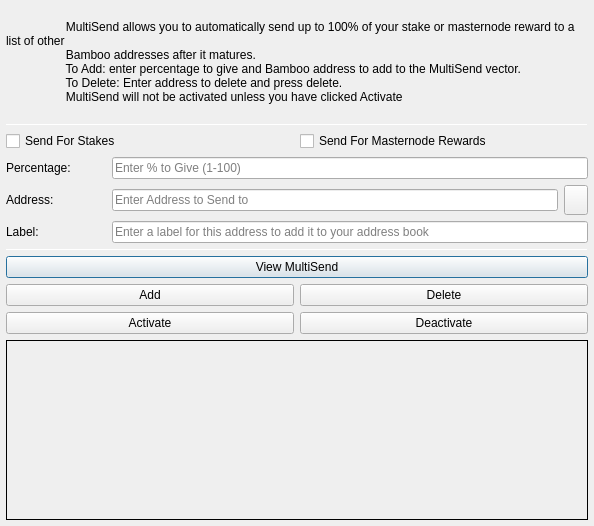
<?xml version="1.0" encoding="UTF-8"?>
<ui version="4.0">
  <class>MultiSendDialog</class>
  <widget class="QDialog" name="MultiSendDialog">
    <property name="windowModality">
      <enum>Qt::NonModal</enum>
    </property>
    <property name="geometry">
      <rect>
        <x>0</x>
        <y>0</y>
        <width>594</width>
        <height>526</height>
      </rect>
    </property>
    <property name="windowTitle">
      <string>MultiSend</string>
    </property>
    <layout class="QVBoxLayout" name="verticalLayout" stretch="0">
      <property name="leftMargin">
        <number>6</number>
      </property>
      <property name="topMargin">
        <number>6</number>
      </property>
      <property name="rightMargin">
        <number>6</number>
      </property>
      <property name="bottomMargin">
        <number>6</number>
      </property>
      <item>
        <layout class="QVBoxLayout" name="verticalLayout_Main" stretch="1,1,1,0,1,1,1">
          <item>
            <widget class="QLabel" name="label_2">
              <property name="lineWidth">
                <number>1</number>
              </property>
              <property name="text">
                <string>
                  MultiSend allows you to automatically send up to 100% of your stake or masternode reward to a list of other
                  Bamboo addresses after it matures.
                  To Add: enter percentage to give and Bamboo address to add to the MultiSend vector.
                  To Delete: Enter address to delete and press delete.
                  MultiSend will not be activated unless you have clicked Activate
                </string>
              </property>
              <property name="alignment">
                <set>Qt::AlignLeading|Qt::AlignLeft|Qt::AlignTop</set>
              </property>
              <property name="wordWrap">
                <bool>true</bool>
              </property>
            </widget>
          </item>
          <item>
            <widget class="Line" name="line">
              <property name="minimumSize">
                <size>
                  <width>0</width>
                  <height>1</height>
                </size>
              </property>
              <property name="maximumSize">
                <size>
                  <width>16777215</width>
                  <height>1</height>
                </size>
              </property>
              <property name="orientation">
                <enum>Qt::Horizontal</enum>
              </property>
            </widget>
          </item>
          <item>
            <layout class="QVBoxLayout" name="verticalLayout_Settings">
              <item>
                <layout class="QHBoxLayout" name="horizontalLayout">
                  <item>
                    <widget class="QCheckBox" name="multiSendStakeCheckBox">
                      <property name="text">
                        <string>Send For Stakes</string>
                      </property>
                    </widget>
                  </item>
                  <item>
                    <widget class="QCheckBox" name="multiSendMasternodeCheckBox">
                      <property name="text">
                        <string>Send For Masternode Rewards</string>
                      </property>
                    </widget>
                  </item>
                </layout>
              </item>
              <item>
                <layout class="QHBoxLayout" name="horizontalLayout_6">
                  <item>
                    <widget class="QLabel" name="label">
                      <property name="minimumSize">
                        <size>
                          <width>100</width>
                          <height>0</height>
                        </size>
                      </property>
                      <property name="toolTip">
                        <string>Percentage of stake to send</string>
                      </property>
                      <property name="text">
                        <string>Percentage:</string>
                      </property>
                    </widget>
                  </item>
                  <item>
                    <widget class="QLineEdit" name="multiSendPercentEdit">
                      <property name="toolTip">
                        <string>Enter whole numbers 1 - 100</string>
                      </property>
                      <property name="placeholderText">
                        <string>Enter % to Give (1-100)</string>
                      </property>
                    </widget>
                  </item>
                </layout>
              </item>
              <item>
                <layout class="QHBoxLayout" name="horizontalLayout_7">
                  <item>
                    <widget class="QLabel" name="label_5">
                      <property name="minimumSize">
                        <size>
                          <width>100</width>
                          <height>0</height>
                        </size>
                      </property>
                      <property name="toolTip">
                        <string>Address to send portion of stake to</string>
                      </property>
                      <property name="text">
                        <string>Address:</string>
                      </property>
                    </widget>
                  </item>
                  <item>
                    <widget class="QLineEdit" name="multiSendAddressEdit">
                      <property name="toolTip">
                        <string/>
                      </property>
                      <property name="placeholderText">
                        <string>Enter Address to Send to</string>
                      </property>
                    </widget>
                  </item>
                  <item>
                    <widget class="QToolButton" name="addressBookButton">
                      <property name="maximumSize">
                        <size>
                          <width>16777215</width>
                          <height>32</height>
                        </size>
                      </property>
                      <property name="toolTip">
                        <string>Choose an address from the address book</string>
                      </property>
                      <property name="text">
                        <string/>
                      </property>
                      <property name="icon">
                        <iconset resource="../bamboo.qrc">
                          <normaloff>:/icons/address-book</normaloff>:/icons/address-book
                        </iconset>
                      </property>
                      <property name="shortcut">
                        <string>Alt+A</string>
                      </property>
                    </widget>
                  </item>
                </layout>
              </item>
            </layout>
          </item>
          <item>
            <layout class="QHBoxLayout" name="horizontalLayout_3">
              <item>
                <widget class="QLabel" name="label_3">
                  <property name="minimumSize">
                    <size>
                      <width>100</width>
                      <height>0</height>
                    </size>
                  </property>
                  <property name="text">
                    <string>Label:</string>
                  </property>
                </widget>
              </item>
              <item>
                <widget class="QLineEdit" name="labelAddressLabelEdit">
                  <property name="placeholderText">
                    <string>Enter a label for this address to add it to your address book</string>
                  </property>
                </widget>
              </item>
            </layout>
          </item>
          <item>
            <widget class="Line" name="line_2">
              <property name="minimumSize">
                <size>
                  <width>0</width>
                  <height>1</height>
                </size>
              </property>
              <property name="maximumSize">
                <size>
                  <width>16777215</width>
                  <height>1</height>
                </size>
              </property>
              <property name="orientation">
                <enum>Qt::Horizontal</enum>
              </property>
            </widget>
          </item>
          <item>
            <layout class="QVBoxLayout" name="verticalLayout_Buttons">
              <item>
                <layout class="QHBoxLayout" name="horizontalLayout_4">
                  <item>
                    <widget class="QPushButton" name="viewButton">
                      <property name="toolTip">
                        <string/>
                      </property>
                      <property name="statusTip">
                        <string>View MultiSend Vector</string>
                      </property>
                      <property name="text">
                        <string>View MultiSend</string>
                      </property>
                    </widget>
                  </item>
                </layout>
              </item>
              <item>
                <layout class="QHBoxLayout" name="horizontalLayout_2">
                  <item>
                    <widget class="QPushButton" name="addButton">
                      <property name="toolTip">
                        <string/>
                      </property>
                      <property name="statusTip">
                        <string>Add to MultiSend Vector</string>
                      </property>
                      <property name="text">
                        <string>Add</string>
                      </property>
                    </widget>
                  </item>
                  <item>
                    <widget class="QPushButton" name="deleteButton">
                      <property name="toolTip">
                        <string/>
                      </property>
                      <property name="statusTip">
                        <string>Delete Address From MultiSend Vector</string>
                      </property>
                      <property name="text">
                        <string>Delete</string>
                      </property>
                    </widget>
                  </item>
                </layout>
              </item>
              <item>
                <layout class="QHBoxLayout" name="horizontalLayout_5">
                  <item>
                    <widget class="QPushButton" name="activateButton">
                      <property name="statusTip">
                        <string>Activate MultiSend</string>
                      </property>
                      <property name="text">
                        <string>Activate</string>
                      </property>
                    </widget>
                  </item>
                  <item>
                    <widget class="QPushButton" name="disableButton">
                      <property name="statusTip">
                        <string>Deactivate MultiSend</string>
                      </property>
                      <property name="text">
                        <string>Deactivate</string>
                      </property>
                    </widget>
                  </item>
                </layout>
              </item>
            </layout>
          </item>
          <item>
            <widget class="QLabel" name="message">
              <property name="minimumSize">
                <size>
                  <width>0</width>
                  <height>180</height>
                </size>
              </property>
              <property name="frameShape">
                <enum>QFrame::Panel</enum>
              </property>
              <property name="frameShadow">
                <enum>QFrame::Plain</enum>
              </property>
              <property name="lineWidth">
                <number>1</number>
              </property>
              <property name="midLineWidth">
                <number>1</number>
              </property>
              <property name="text">
                <string/>
              </property>
              <property name="alignment">
                <set>Qt::AlignLeading|Qt::AlignLeft|Qt::AlignTop</set>
              </property>
              <property name="wordWrap">
                <bool>true</bool>
              </property>
            </widget>
          </item>
        </layout>
      </item>
    </layout>
  </widget>
  <resources>
    <include location="../bamboo.qrc"/>
  </resources>
  <connections/>
</ui>
